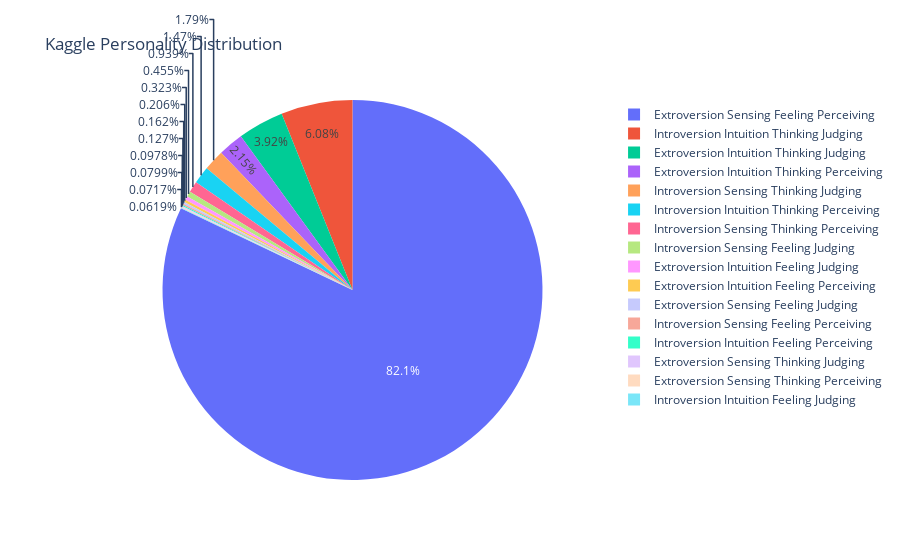

Write notebook code for a chart like this one.
### Code cell
labels = pred_df['description']
sizes = pred_df['percent']*100

trace = go.Pie(labels=labels, values=sizes)
layout = go.Layout(
    title='Kaggle Personality Distribution'
)
data = [trace]
fig = go.Figure(data=data, layout=layout)
py.iplot(fig)

### Figure 1 — Plotly figure (JSON) as saved in the notebook; plotly's stock layout.template omitted (floating-point values rounded to 4 significant figures)
{"data": [{"labels": ["Extroversion Sensing Feeling Perceiving", "Introversion Intuition Thinking Judging", "Extroversion Intuition Thinking Judging", "Extroversion Intuition Thinking Perceiving", "Introversion Sensing Thinking Judging", "Introversion Intuition Thinking Perceiving", "Introversion Sensing Thinking Perceiving", "Introversion Sensing Feeling Judging", "Extroversion Intuition Feeling Judging", "Extroversion Intuition Feeling Perceiving", "Extroversion Sensing Feeling Judging", "Introversion Sensing Feeling Perceiving", "Introversion Intuition Feeling Perceiving", "Extroversion Sensing Thinking Judging", "Extroversion Sensing Thinking Perceiving", "Introversion Intuition Feeling Judging"], "type": "pie", "values": [82.07, 6.084, 3.923, 2.146, 1.786, 1.467, 0.9393, 0.4553, 0.3233, 0.2059, 0.1624, 0.1271, 0.09779, 0.07986, 0.07171, 0.06193]}], "layout": {"title": {"text": "Kaggle Personality Distribution"}}}
